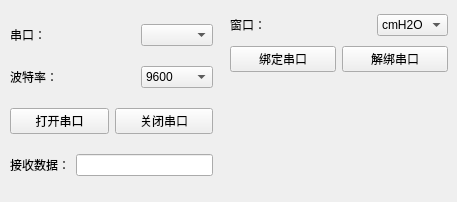
<?xml version="1.0" encoding="UTF-8"?>
<ui version="4.0">
 <class>SP_Widget</class>
 <widget class="QWidget" name="SP_Widget">
  <property name="geometry">
   <rect>
    <x>0</x>
    <y>0</y>
    <width>457</width>
    <height>202</height>
   </rect>
  </property>
  <property name="windowTitle">
   <string>Form</string>
  </property>
  <widget class="QWidget" name="layoutWidget">
   <property name="geometry">
    <rect>
     <x>10</x>
     <y>10</y>
     <width>203</width>
     <height>181</height>
    </rect>
   </property>
   <layout class="QVBoxLayout" name="verticalLayout">
    <item>
     <layout class="QHBoxLayout" name="horizontalLayout">
      <item>
       <widget class="QLabel" name="serialLabel">
        <property name="text">
         <string>串口：</string>
        </property>
       </widget>
      </item>
      <item>
       <spacer name="horizontalSpacer">
        <property name="orientation">
         <enum>Qt::Horizontal</enum>
        </property>
        <property name="sizeHint" stdset="0">
         <size>
          <width>68</width>
          <height>20</height>
         </size>
        </property>
       </spacer>
      </item>
      <item>
       <widget class="QComboBox" name="serialBox"/>
      </item>
     </layout>
    </item>
    <item>
     <layout class="QHBoxLayout" name="horizontalLayout_2">
      <item>
       <widget class="QLabel" name="baudrateLabel">
        <property name="text">
         <string>波特率：</string>
        </property>
       </widget>
      </item>
      <item>
       <spacer name="horizontalSpacer_2">
        <property name="orientation">
         <enum>Qt::Horizontal</enum>
        </property>
        <property name="sizeHint" stdset="0">
         <size>
          <width>40</width>
          <height>20</height>
         </size>
        </property>
       </spacer>
      </item>
      <item>
       <widget class="QComboBox" name="baudrateBox">
        <item>
         <property name="text">
          <string>9600</string>
         </property>
        </item>
        <item>
         <property name="text">
          <string>115200</string>
         </property>
        </item>
       </widget>
      </item>
     </layout>
    </item>
    <item>
     <layout class="QHBoxLayout" name="horizontalLayout_3">
      <item>
       <widget class="QPushButton" name="openButton">
        <property name="text">
         <string>打开串口</string>
        </property>
       </widget>
      </item>
      <item>
       <widget class="QPushButton" name="closeButton">
        <property name="text">
         <string>关闭串口</string>
        </property>
       </widget>
      </item>
     </layout>
    </item>
    <item>
     <layout class="QHBoxLayout" name="horizontalLayout_4">
      <item alignment="Qt::AlignHCenter|Qt::AlignVCenter">
       <widget class="QLabel" name="label">
        <property name="text">
         <string>接收数据：</string>
        </property>
       </widget>
      </item>
      <item>
       <widget class="QLineEdit" name="reception"/>
      </item>
     </layout>
    </item>
   </layout>
  </widget>
  <widget class="QWidget" name="">
   <property name="geometry">
    <rect>
     <x>230</x>
     <y>10</y>
     <width>218</width>
     <height>68</height>
    </rect>
   </property>
   <layout class="QVBoxLayout" name="verticalLayout_2">
    <item>
     <layout class="QHBoxLayout" name="horizontalLayout_5">
      <item>
       <widget class="QLabel" name="serialLabel_2">
        <property name="text">
         <string>窗口：</string>
        </property>
       </widget>
      </item>
      <item>
       <spacer name="horizontalSpacer_3">
        <property name="orientation">
         <enum>Qt::Horizontal</enum>
        </property>
        <property name="sizeHint" stdset="0">
         <size>
          <width>68</width>
          <height>20</height>
         </size>
        </property>
       </spacer>
      </item>
      <item>
       <widget class="QComboBox" name="winBox">
        <item>
         <property name="text">
          <string>cmH2O</string>
         </property>
        </item>
        <item>
         <property name="text">
          <string>ml</string>
         </property>
        </item>
        <item>
         <property name="text">
          <string>LPM</string>
         </property>
        </item>
        <item>
         <property name="text">
          <string/>
         </property>
        </item>
       </widget>
      </item>
     </layout>
    </item>
    <item>
     <layout class="QHBoxLayout" name="horizontalLayout_6">
      <item>
       <widget class="QPushButton" name="bind">
        <property name="text">
         <string>绑定串口</string>
        </property>
       </widget>
      </item>
      <item>
       <widget class="QPushButton" name="unbind">
        <property name="text">
         <string>解绑串口</string>
        </property>
       </widget>
      </item>
     </layout>
    </item>
   </layout>
  </widget>
 </widget>
 <resources/>
 <connections/>
</ui>
